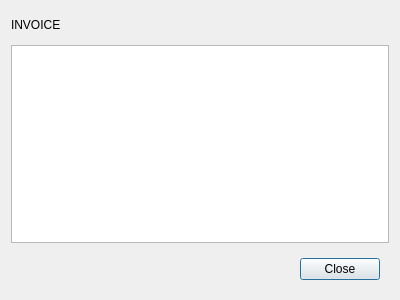
<?xml version="1.0" encoding="UTF-8"?>
<ui version="4.0">
 <class>BillDialog</class>
 <widget class="QDialog" name="BillDialog">
  <property name="geometry">
   <rect>
    <x>0</x>
    <y>0</y>
    <width>400</width>
    <height>300</height>
   </rect>
  </property>
  <property name="windowTitle">
   <string>Dialog</string>
  </property>
  <layout class="QVBoxLayout" name="verticalLayout" stretch="1,7,1">
   <item>
    <widget class="QLabel" name="billTitleLabel">
     <property name="text">
      <string>INVOICE</string>
     </property>
    </widget>
   </item>
   <item>
    <widget class="QTextEdit" name="billTextEdit">
     <property name="readOnly">
      <bool>true</bool>
     </property>
    </widget>
   </item>
   <item>
    <widget class="QWidget" name="widget" native="true">
     <layout class="QHBoxLayout" name="horizontalLayout">
      <item>
       <spacer name="horizontalSpacer">
        <property name="orientation">
         <enum>Qt::Orientation::Horizontal</enum>
        </property>
        <property name="sizeHint" stdset="0">
         <size>
          <width>266</width>
          <height>20</height>
         </size>
        </property>
       </spacer>
      </item>
      <item>
       <widget class="QPushButton" name="closeButton">
        <property name="text">
         <string>Close</string>
        </property>
       </widget>
      </item>
     </layout>
    </widget>
   </item>
  </layout>
 </widget>
 <resources/>
 <connections/>
</ui>
